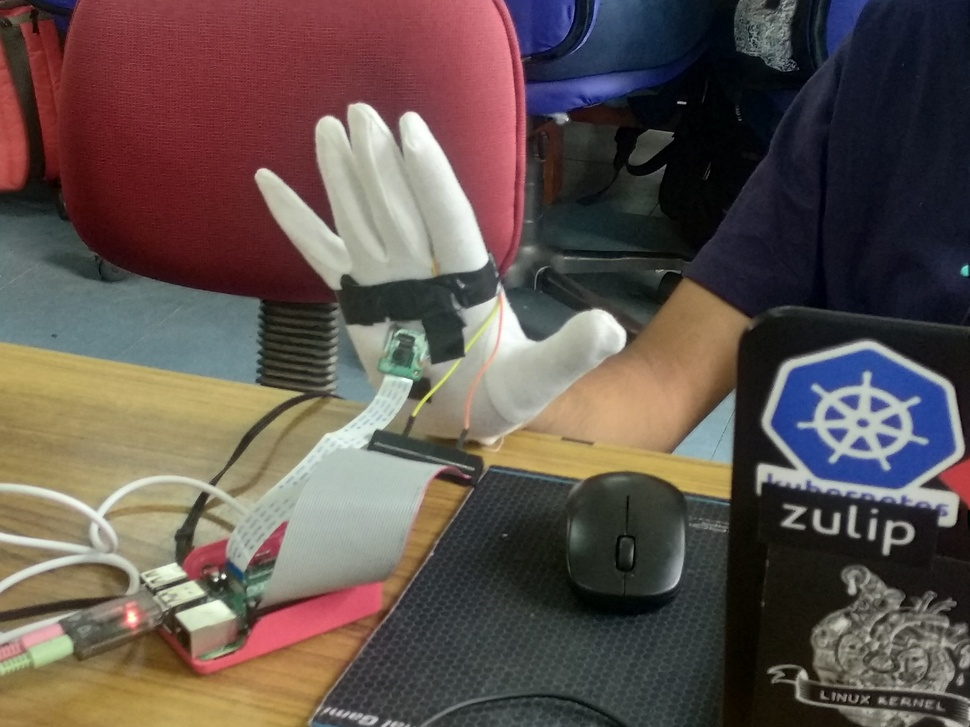
#> input picture pictures/1.jpeg, 970 x 727 px, shrunk from 4000 x 3000 before the run, given in place of the camera
$ jupyter execute Movement_trail_version.ipynb
#> lines starting #> are read from the running program, lines starting #| are printed output that depends on the picture; after the words box and inside, x2 and y2 are one past the last pixel; in counts of white or black regions, pixels touching at a corner belong together
[cell 1]
#Second part of project
import cv2
import numpy as np
import time

# Initalize camera
cap = cv2.VideoCapture(0)

# define range of green color in HSV
# Instead of a green colour object we will be using two different objects like
# 1. Sticker
# 2. Object by darknet

#Testing for a green colour object
lower_green = np.array([45,50,50])
upper_green = np.array([75,200,200])

# Create empty points array
points = []

#Frame Count
frame_count=0

# Get default camera window size
ret, frame = cap.read()
#> frame is the input picture: shape (727, 970, 3); mean B, G, R 78.3, 83.7, 96.8

#Height and Width of the frame
Height, Width = frame.shape[:2]
#> Height = 727; Width = 970

while True:
    # Capture webcame frame
    ret, frame = cap.read()
    hsv_img = cv2.cvtColor(frame, cv2.COLOR_BGR2HSV)
#> hsv_img: shape (727, 970, 3); mean H, S, V 77.2, 91.2, 105.1
    blank_image = np.zeros((frame.shape[0], frame.shape[1], 3))
    # Threshold the HSV image to get only green colors
    mask = cv2.inRange(hsv_img, lower_green, upper_green)
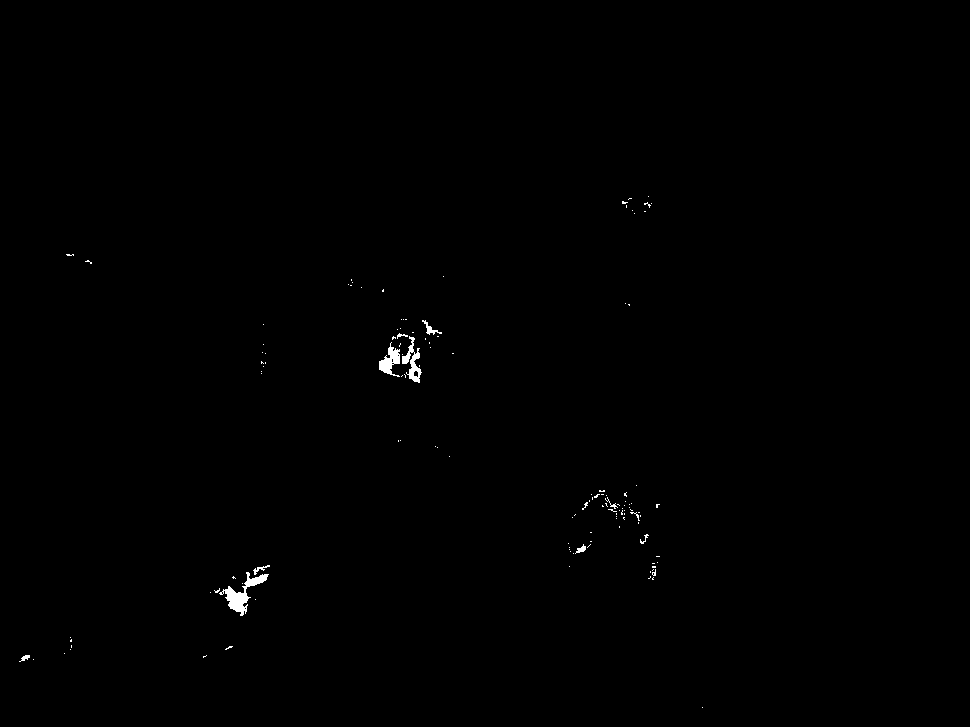
#> mask: shape (727, 970); 0.29% white; 130 white regions (119 under 20 px), largest, box (x1, y1, x2, y2) and area: (219, 572, 269, 616) 628, (402, 336, 422, 383) 363, (379, 342, 400, 377) 347
    kernel = np.ones((5,5), np.uint8)
    mask = cv2.morphologyEx(mask, cv2.MORPH_OPEN, kernel)
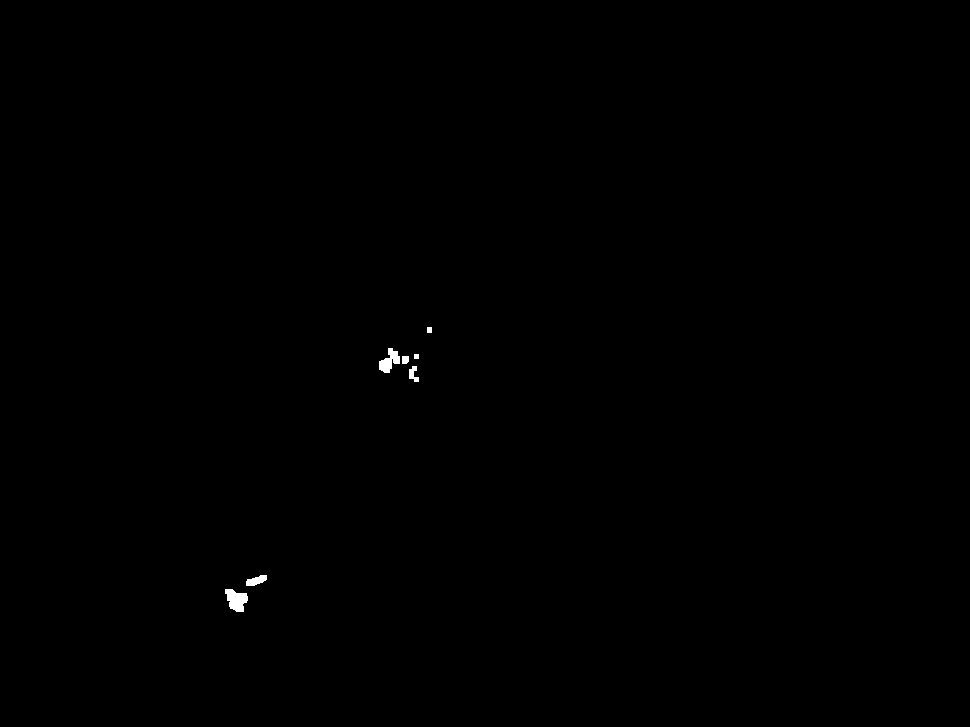
#> mask: shape (727, 970); 0.14% white; 7 white regions
    contours, _ = cv2.findContours(mask.copy(), cv2.RETR_EXTERNAL, cv2.CHAIN_APPROX_SIMPLE)
#> contours = 7 contours, 1 with area under 20; largest, box (x1, y1, x2, y2) and area: (225, 589, 248, 612) 315, (379, 348, 400, 373) 243, (246, 575, 267, 586) 124, (409, 366, 419, 382) 70, (402, 356, 409, 364) 40, (427, 327, 432, 333) 20

    #Defining our ranges for left and right
    fifteen_per = 0.40*(Width/2)
#> fifteen_per = 194
    centre_region_begin = Width/2-fifteen_per
#> centre_region_begin = 291
    centre_region_end = Width/2+fifteen_per
#> centre_region_end = 679
    centre_region_begin_part2 = Width/2-2*fifteen_per
#> centre_region_begin_part2 = 97
    centre_region_end_part2 = Width/2+2*fifteen_per
#> centre_region_end_part2 = 873


    if frame_count>=0:
        #Conditions used for Green colour object
        if len(contours) > 0:
            #Conditions used for Green colour object
            c = max(contours, key=cv2.contourArea)
#> c = contour of 28 points, box (x1, y1, x2, y2) (225, 589, 248, 612), area 315
            #Conditions used for Green colour object
            (x, y), radius = cv2.minEnclosingCircle(c)
#> x = 234; y = 600; radius = 14.21
            # Allow only countors that have a larger than 15 pixel radius
            if radius > 9:
                #Drawing the Circle for the object
                cv2.circle(blank_image, (int(x), int(y)), int(radius),(0, 0, 255), 2)
                #Drawing the Circle for the centre
                cv2.circle(blank_image, (int(x), int(y)), 5, (0, 255, 0), -1)
                points.append((int(x), int(y)))
                #Text to be displayed
                text = ""
                if int(x)>centre_region_begin and int(x)<=centre_region_end:
                    text = "NO CHANGE"
                elif int(x)>centre_region_end and int(x)<=centre_region_end_part2:
                    text = "RIGHT"
                elif int(x)>centre_region_end_part2:
                    text = "MORE RIGHT"
                elif int(x)>=centre_region_begin_part2 and int(x)<=centre_region_begin:
                    text = "LEFT"
                elif int(x)<centre_region_begin_part2:
                    text = "MORE LEFT"
                cv2.putText(blank_image, text, (int(x)+20, int(y)+20), cv2.FONT_HERSHEY_SIMPLEX, 1.0, (255, 255, 255),2)
            else:
                if(len(points)!=0):
                    (x,y) = points[-1]
                    if int(x)>centre_region_begin and int(x)<=centre_region_end:
                        text = "NO CHANGE"
                    elif int(x)>centre_region_end and int(x)<=centre_region_end_part2:
                        text = "RIGHT"
                    elif int(x)>centre_region_end_part2:
                        text = "MORE RIGHT"
                    elif int(x)>=centre_region_begin_part2 and int(x)<=centre_region_begin:
                        text = "LEFT"
                    elif int(x)<centre_region_begin_part2:
                        text = "MORE LEFT"
                    cv2.putText(blank_image, text, (int(x)+20, int(y)+20), cv2.FONT_HERSHEY_SIMPLEX, 1.0, (255, 255, 255),2)
        else:
            if(len(points)!=0):
                    (x,y) = points[-1]
                    if int(x)>centre_region_begin and int(x)<=centre_region_end:
                        text = "NO CHANGE"
                    elif int(x)>centre_region_end and int(x)<=centre_region_end_part2:
                        text = "RIGHT"
                    elif int(x)>centre_region_end_part2:
                        text = "MORE RIGHT"
                    elif int(x)>=centre_region_begin_part2 and int(x)<=centre_region_begin:
                        text = "LEFT"
                    elif int(x)<centre_region_begin_part2:
                        text = "MORE LEFT"
                    cv2.putText(blank_image, text, (int(x)+20, int(y)+20), cv2.FONT_HERSHEY_SIMPLEX, 1.0, (255, 255, 255),2)
    frame_count+=1
    cv2.imshow("Object Tracker", blank_image)
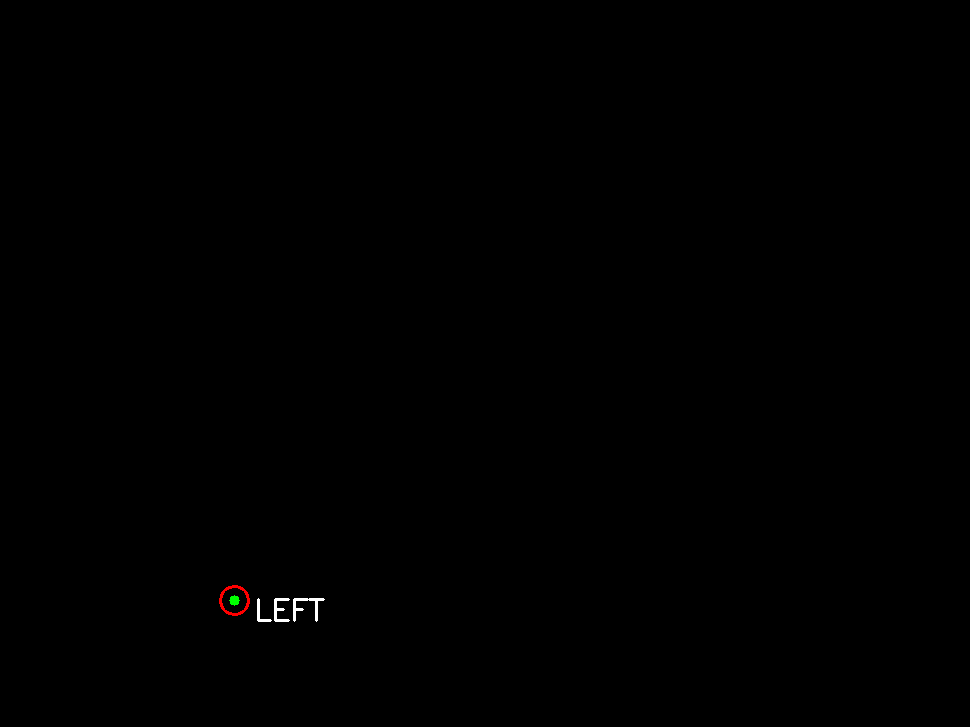
#> window 'Object Tracker': shape (727, 970, 3); mean B, G, R 0.2, 0.2, 0.3
    if cv2.waitKey(1) == 13: #13 is the Enter Key
#> (key Esc is pressed here)
        break

# Release camera and close any open windows
cap.release()
cv2.destroyAllWindows()

$ run again, on pictures/3.jpeg
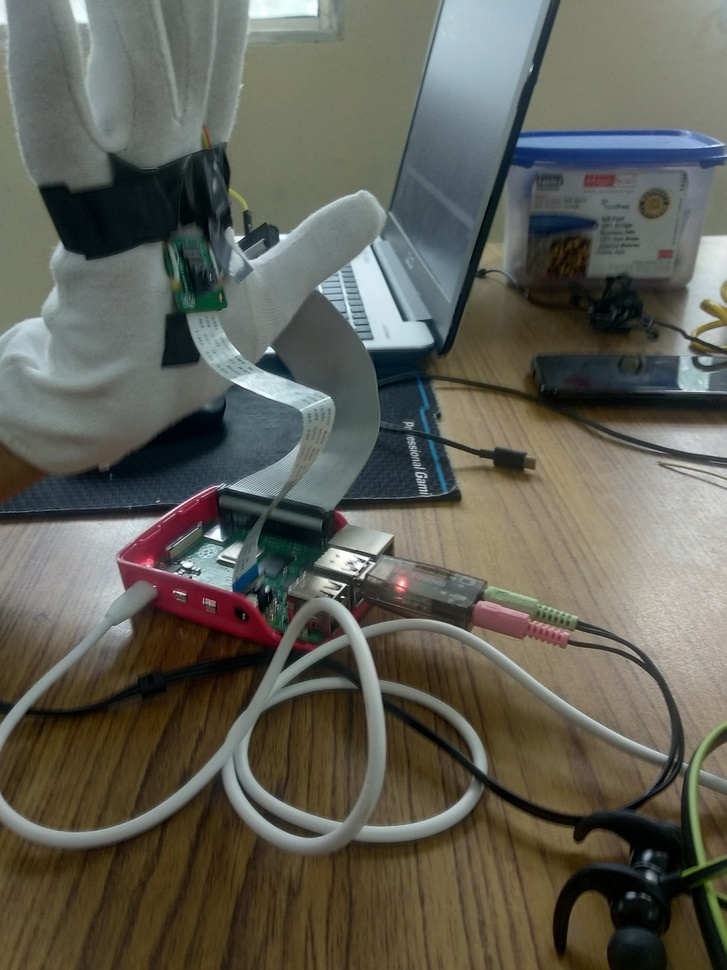
#> input picture pictures/3.jpeg, 727 x 970 px, shrunk from 3000 x 4000 before the run, given in place of the camera
#> frame is the input picture: shape (970, 727, 3); mean B, G, R 86, 95.7, 96.5
#> hsv_img: shape (970, 727, 3); mean H, S, V 52.9, 76.6, 103.6
#> `mask = cv2.inRange(hsv_img, lower_green, upper_green)`:
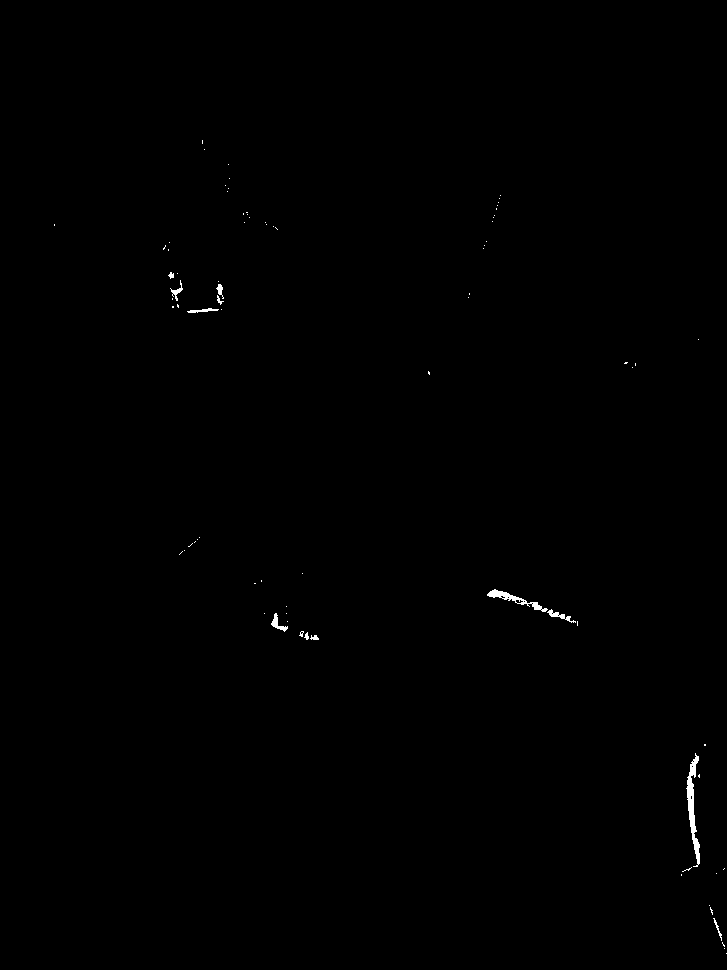
#> mask: shape (970, 727); 0.23% white; 82 white regions (70 under 20 px), largest, box (x1, y1, x2, y2) and area: (686, 753, 700, 867) 587, (487, 589, 548, 612) 315, (547, 609, 576, 623) 112
#> contours = 7 contours; box (x1, y1, x2, y2) and area: (688, 799, 696, 832) 146, (687, 780, 694, 796) 78, (489, 590, 503, 597) 69, (693, 839, 699, 850) 42, (690, 767, 696, 775) 35, (533, 602, 540, 610) 34, (272, 619, 278, 627) 33
#> c = contour of 14 points, box (x1, y1, x2, y2) (688, 799, 696, 832), area 146
#> x = 691.5; y = 815; radius = 16.38
